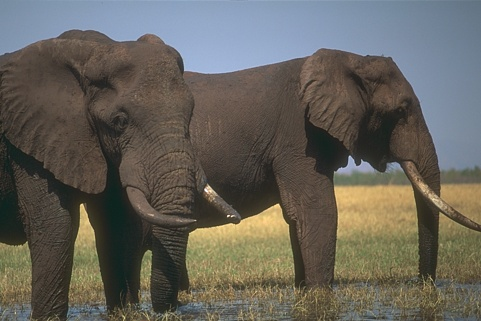
#> input picture images/test.jpg, 481 x 321 px
$ jupyter execute --allow-errors experiments.ipynb
#> lines starting #> are read from the running program, lines starting #| are printed output that depends on the picture
### src/utils.py
import numpy as np
from scipy import sparse
import networkx


def im2double(im):
    """Subtracts min and then normalizes the array.
    Args:
        im: initial array
    Returns:
        out: normalized array
    """
    min_val = np.min(im)
    max_val = np.max(im)
    out = (im.astype("float") - min_val) / (max_val - min_val)
    return out


# [151 lines left out: functions gauss2D, local_min, get_weights, seg2bmap, not called in this run]

### src/lrw.py
import numpy as np
import cv2
import math
from scipy import ndimage, sparse
from skimage.color import rgb2lab
from skimage.feature import local_binary_pattern
import pyrtools as pt
from tqdm import tqdm

from src.utils import gauss2D, local_min, get_weights


def get_speed_based_on_gradient(img, normSigma=5):
    """Optimizes the initial seed positions according
        to the gradient of the image
    Args:
        img: Size of the image
        num_seeds: number of seeds
        speed: The speed of movement
    Returns:
        seeds: Returns first phase seed positions
    """
    [gx, gy] = np.gradient(255 * img)
    mag = np.sqrt(gx ** 2 + gy ** 2)
    filt = np.array([1])
    filt = filt.reshape((1, -1))
    ss_mag = pt.corrDn(mag, filt, "repeat", step=[2, 2])
    stdev = normSigma
    nTaps = np.round(3 * stdev) * 2 + 1

    lpImpResp = gauss2D((1, nTaps), stdev)
    lpImpResp = lpImpResp / np.max(lpImpResp)
    smooth_ssmag0 = ndimage.convolve(ss_mag, lpImpResp)
    smooth_ssmag = ndimage.convolve(smooth_ssmag0, lpImpResp.conj().T)

    f = np.array([0.5, 1.0, 0.5]).conj().T
    f = f.reshape(-1, 1)
    res = pt.upConv(smooth_ssmag, f, "reflect1", step=[2, 1])
    smooth_mag = pt.upConv(res, f.conj().T, "reflect1", step=[1, 2])

    smooth_mag = smooth_mag / (np.sqrt(2 * np.pi) * stdev)
    if smooth_mag.shape[0] != mag.shape[0]:
        smooth_mag = smooth_mag[:-1, :]
    if smooth_mag.shape[1] != mag.shape[1]:
        smooth_mag = smooth_mag[:, :-1]
    magHalfHeight = 10.0
    normGradMag = 127 * (mag / (magHalfHeight + smooth_mag))
    speed = np.exp(-normGradMag / 10)
    Dx = np.exp(normGradMag / 10)
    return Dx, speed


# [46 lines left out: function get_seeds_orig, not called in this run]


def generate_seeds(Nsp, img):
    """Generates the seed initialization
    Args:
        Nsp: Number of seed positions
        img: Size of the image
    Returns:
        seeds: Initial seed positions
    """
    n_init = np.round(Nsp / 4)
    expSuperPixelDist = np.sqrt(np.size(img) / n_init)
    normSigma = math.floor(expSuperPixelDist / 2.5)
    _, speed = get_speed_based_on_gradient(img, normSigma)
    seeds = get_seeds_orig(img, n_init, speed)
    return seeds


# [186 lines left out: functions LRW, energy_opt, not called in this run]

### experiments.ipynb
[cell 1]
import numpy as np
import matplotlib.pyplot as plt
import cv2
import math
from scipy import ndimage, sparse, linalg
from tqdm import tqdm

from src.utils import seg2bmap, im2double
from src.lrw import generate_seeds, energy_opt

[cell 2]
# Base params
nsp = 200 # Num of seed points
thres = 1.35 # Threshold for split
beta = 30 # Gaussian parameter
alpha = 0.9992 # Lazy parameter
niters_max = 10 # Limit for the number of iterations

[cell 3]
img = cv2.cvtColor(cv2.imread("./images/test.jpg"),cv2.COLOR_BGR2RGB)
scale_percent = 40
width = math.ceil(img.shape[1] * scale_percent / 100)
#> width = 193
height = math.ceil(img.shape[0] * scale_percent / 100)
#> height = 129
dim = (width, height)
#> dim = (193, 129)

img = cv2.resize(img, dim, interpolation = cv2.INTER_AREA)
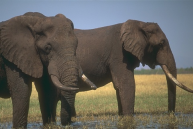
#> img: shape (129, 193, 3); mean R, G, B 101.4, 98.2, 90.2
gray_img = cv2.cvtColor(img.astype('uint8'), cv2.COLOR_RGB2GRAY)
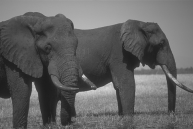
#> gray_img: shape (129, 193); min 28, max 215, mean 98.3
orig_img = img.copy()
img = im2double(img)
#> in im2double, `min_val = np.min(im)`: min_val = 13
#> in im2double, `max_val = np.max(im)`: max_val = 251
X,Y,Z = img.shape
#> X = 129; Y = 193; Z = 3
plt.imshow(orig_img)
plt.title("Original Image")
plt.axis('off');

#> (a cell that did not finish here is left out)

#> in im2double (call 2), `min_val = np.min(im)`: min_val = 0.11
#> in im2double (call 2), `max_val = np.max(im)`: max_val = 0.843
#> in im2double (call 2), `out = (im.astype("float") - min_val) / (max_val - min_val)`:
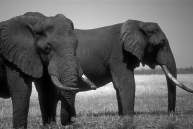
#> out: shape (129, 193) float64; min 0, max 1, mean 0.376
#> in generate_seeds, `n_init = np.round(Nsp / 4)`: n_init = 50
#> in generate_seeds, `expSuperPixelDist = np.sqrt(np.size(img) / n_init)`: expSuperPixelDist = 22.31
#> in generate_seeds, `normSigma = math.floor(expSuperPixelDist / 2.5)`: normSigma = 8
#> in get_speed_based_on_gradient, `[gx, gy] = np.gradient(255 * img)`:
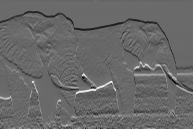
#> gx: shape (129, 193) float64; min -76.36, max 107.7, mean -0.6; drawn with min black and max white
#> in get_speed_based_on_gradient, `[gx, gy] = np.gradient(255 * img)`:
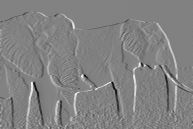
#> gy: shape (129, 193) float64; min -101.6, max 97.5, mean 0.3; drawn with min black and max white
#> in get_speed_based_on_gradient, `mag = np.sqrt(gx ** 2 + gy ** 2)`:
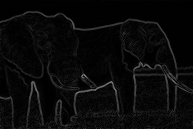
#> mag: shape (129, 193) float64; min 0, max 134, mean 9.9
res, seeds, iters = energy_opt(orig_img.copy(), seeds, alpha, nsp, niters_max, beta, thres)
bmap = seg2bmap(res,Y,X)
idx = np.nonzero(bmap>0)

bmap_on_img = orig_img.copy()
if len(bmap_on_img.shape) == 3:
    bmap_on_img[idx[0], idx[1], 0] = 255
    bmap_on_img[idx[0], idx[1], 1] = 0
    bmap_on_img[idx[0], idx[1], 2] = 0
else:
    bmap_on_img[idx[0], idx[1]] = 0

plt.imshow(bmap_on_img)
plt.title("Segmented Image")
plt.axis('off');

Varying seed count

[cell 5]
seed_counts = [50, 100, 150, 200]
fig, axs = plt.subplots(2, 2, figsize=(8, 6))

#> (the rest of this cell did not finish here and is left out)

Varying lazy parameter (alpha)

[cell 6]
alphas = [0.25, 0.5, 0.75, 0.99]
fig, axs = plt.subplots(2, 2, figsize=(8, 6))

#> (the rest of this cell did not finish here and is left out)

Varying area threshold

[cell 7]
threshs = [0.5, 1.0, 1.5, 2.0]
fig, axs = plt.subplots(2, 2, figsize=(8, 6))

#> (the rest of this cell did not finish here and is left out)
